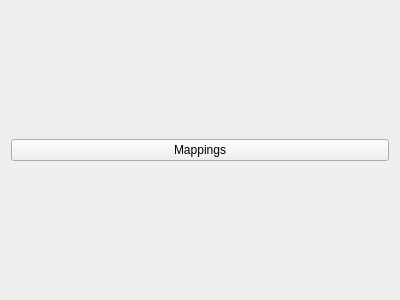
<?xml version="1.0" encoding="UTF-8"?>
<ui version="4.0">
 <class>ProfileOptions</class>
 <widget class="QFrame" name="ProfileOptions">
  <property name="geometry">
   <rect>
    <x>0</x>
    <y>0</y>
    <width>400</width>
    <height>300</height>
   </rect>
  </property>
  <property name="windowTitle">
   <string>Frame</string>
  </property>
  <layout class="QHBoxLayout" name="horizontalLayout">
   <item>
    <widget class="QPushButton" name="mappingsBtn">
     <property name="text">
      <string>Mappings</string>
     </property>
    </widget>
   </item>
  </layout>
 </widget>
 <resources/>
 <connections/>
</ui>
